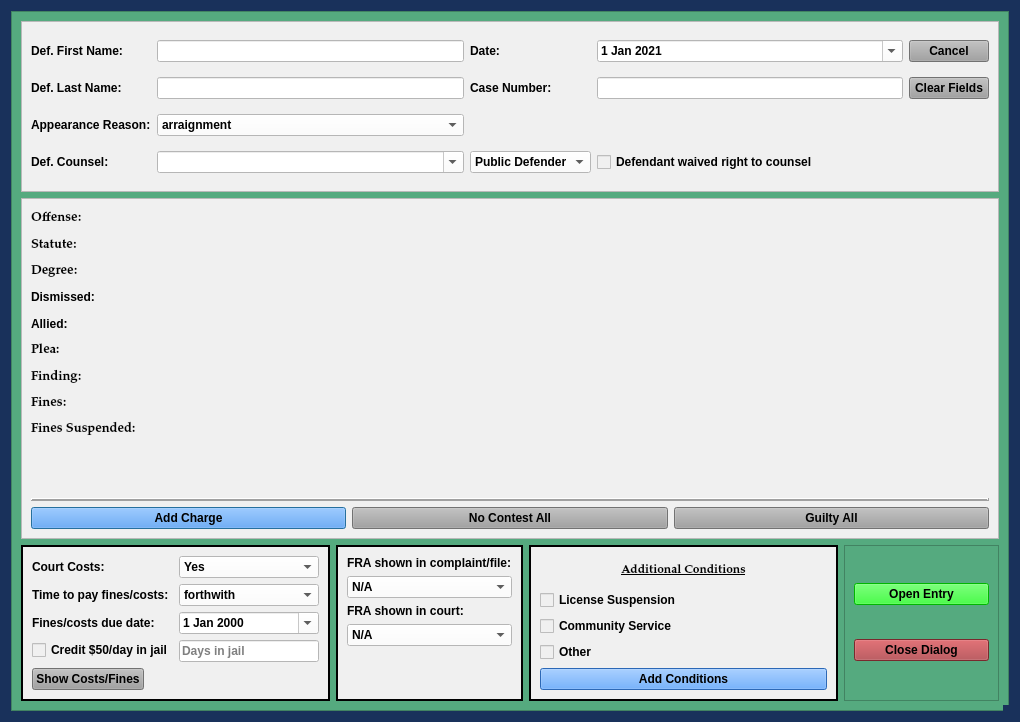
<?xml version="1.0" encoding="UTF-8"?>
<ui version="4.0">
 <class>FineOnlyPleaDialog</class>
 <widget class="QDialog" name="FineOnlyPleaDialog">
  <property name="windowModality">
   <enum>Qt::NonModal</enum>
  </property>
  <property name="geometry">
   <rect>
    <x>0</x>
    <y>0</y>
    <width>1020</width>
    <height>722</height>
   </rect>
  </property>
  <property name="sizePolicy">
   <sizepolicy hsizetype="Minimum" vsizetype="Minimum">
    <horstretch>0</horstretch>
    <verstretch>0</verstretch>
   </sizepolicy>
  </property>
  <property name="minimumSize">
   <size>
    <width>0</width>
    <height>0</height>
   </size>
  </property>
  <property name="maximumSize">
   <size>
    <width>2500</width>
    <height>3500</height>
   </size>
  </property>
  <property name="palette">
   <palette>
    <active>
     <colorrole role="Button">
      <brush brushstyle="SolidPattern">
       <color alpha="255">
        <red>25</red>
        <green>49</green>
        <blue>91</blue>
       </color>
      </brush>
     </colorrole>
     <colorrole role="Base">
      <brush brushstyle="SolidPattern">
       <color alpha="255">
        <red>25</red>
        <green>49</green>
        <blue>91</blue>
       </color>
      </brush>
     </colorrole>
     <colorrole role="Window">
      <brush brushstyle="SolidPattern">
       <color alpha="255">
        <red>25</red>
        <green>49</green>
        <blue>91</blue>
       </color>
      </brush>
     </colorrole>
    </active>
    <inactive>
     <colorrole role="Button">
      <brush brushstyle="SolidPattern">
       <color alpha="255">
        <red>25</red>
        <green>49</green>
        <blue>91</blue>
       </color>
      </brush>
     </colorrole>
     <colorrole role="Base">
      <brush brushstyle="SolidPattern">
       <color alpha="255">
        <red>25</red>
        <green>49</green>
        <blue>91</blue>
       </color>
      </brush>
     </colorrole>
     <colorrole role="Window">
      <brush brushstyle="SolidPattern">
       <color alpha="255">
        <red>25</red>
        <green>49</green>
        <blue>91</blue>
       </color>
      </brush>
     </colorrole>
    </inactive>
    <disabled>
     <colorrole role="Button">
      <brush brushstyle="SolidPattern">
       <color alpha="255">
        <red>25</red>
        <green>49</green>
        <blue>91</blue>
       </color>
      </brush>
     </colorrole>
     <colorrole role="Base">
      <brush brushstyle="SolidPattern">
       <color alpha="255">
        <red>25</red>
        <green>49</green>
        <blue>91</blue>
       </color>
      </brush>
     </colorrole>
     <colorrole role="Window">
      <brush brushstyle="SolidPattern">
       <color alpha="255">
        <red>25</red>
        <green>49</green>
        <blue>91</blue>
       </color>
      </brush>
     </colorrole>
    </disabled>
   </palette>
  </property>
  <property name="font">
   <font>
    <family>Palatino Linotype</family>
    <pointsize>10</pointsize>
    <weight>75</weight>
    <italic>false</italic>
    <bold>true</bold>
   </font>
  </property>
  <property name="windowTitle">
   <string>Fine Only Plea Case Information</string>
  </property>
  <property name="toolTip">
   <string/>
  </property>
  <property name="styleSheet">
   <string notr="true">background-color: rgb(25, 49, 91);
font: 75 10pt &quot;Palatino Linotype&quot;;
font-weight: bold;</string>
  </property>
  <property name="sizeGripEnabled">
   <bool>true</bool>
  </property>
  <property name="modal">
   <bool>true</bool>
  </property>
  <layout class="QVBoxLayout" name="verticalLayout" stretch="0">
   <item>
    <widget class="QScrollArea" name="scrollArea">
     <property name="styleSheet">
      <string notr="true">background-color: rgb(85, 170, 127);</string>
     </property>
     <property name="widgetResizable">
      <bool>true</bool>
     </property>
     <widget class="QWidget" name="scrollAreaWidgetContents_2">
      <property name="geometry">
       <rect>
        <x>0</x>
        <y>0</y>
        <width>1000</width>
        <height>702</height>
       </rect>
      </property>
      <layout class="QGridLayout" name="gridLayout_2" rowstretch="1,2,0" columnstretch="2,1,2,1">
       <item row="1" column="0" colspan="4">
        <widget class="QFrame" name="frame">
         <property name="sizePolicy">
          <sizepolicy hsizetype="Preferred" vsizetype="Preferred">
           <horstretch>0</horstretch>
           <verstretch>0</verstretch>
          </sizepolicy>
         </property>
         <property name="styleSheet">
          <string notr="true">background-color: rgb(240, 240, 240);</string>
         </property>
         <property name="frameShape">
          <enum>QFrame::StyledPanel</enum>
         </property>
         <property name="frameShadow">
          <enum>QFrame::Raised</enum>
         </property>
         <layout class="QVBoxLayout" name="verticalLayout_2">
          <item>
           <layout class="QGridLayout" name="gridLayout_3">
            <item row="2" column="1">
             <widget class="QPushButton" name="no_contest_all_Button">
              <property name="sizePolicy">
               <sizepolicy hsizetype="Preferred" vsizetype="Fixed">
                <horstretch>0</horstretch>
                <verstretch>0</verstretch>
               </sizepolicy>
              </property>
              <property name="focusPolicy">
               <enum>Qt::NoFocus</enum>
              </property>
              <property name="styleSheet">
               <string notr="true">background-color: rgb(160, 160, 160);</string>
              </property>
              <property name="text">
               <string>No Contest All</string>
              </property>
             </widget>
            </item>
            <item row="0" column="0" colspan="3">
             <layout class="QGridLayout" name="charges_gridLayout">
              <item row="1" column="0">
               <widget class="QLabel" name="statute_label">
                <property name="font">
                 <font>
                  <family>Palatino Linotype</family>
                  <pointsize>10</pointsize>
                  <weight>75</weight>
                  <italic>false</italic>
                  <bold>true</bold>
                 </font>
                </property>
                <property name="text">
                 <string>Statute:</string>
                </property>
               </widget>
              </item>
              <item row="4" column="0">
               <widget class="QLabel" name="allied_label">
                <property name="text">
                 <string>Allied:</string>
                </property>
               </widget>
              </item>
              <item row="5" column="0">
               <widget class="QLabel" name="plea_label">
                <property name="font">
                 <font>
                  <family>Palatino Linotype</family>
                  <pointsize>10</pointsize>
                  <weight>75</weight>
                  <italic>false</italic>
                  <bold>true</bold>
                 </font>
                </property>
                <property name="text">
                 <string>Plea:</string>
                </property>
               </widget>
              </item>
              <item row="2" column="0">
               <widget class="QLabel" name="degree_label">
                <property name="font">
                 <font>
                  <family>Palatino Linotype</family>
                  <pointsize>10</pointsize>
                  <weight>75</weight>
                  <italic>false</italic>
                  <bold>true</bold>
                 </font>
                </property>
                <property name="text">
                 <string>Degree:</string>
                </property>
               </widget>
              </item>
              <item row="6" column="0">
               <widget class="QLabel" name="finding_label">
                <property name="font">
                 <font>
                  <family>Palatino Linotype</family>
                  <pointsize>10</pointsize>
                  <weight>75</weight>
                  <italic>false</italic>
                  <bold>true</bold>
                 </font>
                </property>
                <property name="text">
                 <string>Finding:</string>
                </property>
               </widget>
              </item>
              <item row="0" column="0">
               <widget class="QLabel" name="offense_label">
                <property name="font">
                 <font>
                  <family>Palatino Linotype</family>
                  <pointsize>10</pointsize>
                  <weight>75</weight>
                  <italic>false</italic>
                  <bold>true</bold>
                 </font>
                </property>
                <property name="text">
                 <string>Offense:</string>
                </property>
                <property name="wordWrap">
                 <bool>true</bool>
                </property>
               </widget>
              </item>
              <item row="8" column="0">
               <widget class="QLabel" name="fines_suspended_label">
                <property name="font">
                 <font>
                  <family>Palatino Linotype</family>
                  <pointsize>10</pointsize>
                  <weight>75</weight>
                  <italic>false</italic>
                  <bold>true</bold>
                 </font>
                </property>
                <property name="text">
                 <string>Fines Suspended:</string>
                </property>
               </widget>
              </item>
              <item row="10" column="0">
               <widget class="QLabel" name="label_5">
                <property name="text">
                 <string/>
                </property>
               </widget>
              </item>
              <item row="7" column="0">
               <widget class="QLabel" name="fines_label">
                <property name="font">
                 <font>
                  <family>Palatino Linotype</family>
                  <pointsize>10</pointsize>
                  <weight>75</weight>
                  <italic>false</italic>
                  <bold>true</bold>
                 </font>
                </property>
                <property name="text">
                 <string>Fines:</string>
                </property>
               </widget>
              </item>
              <item row="9" column="0">
               <widget class="QLabel" name="amend_row_label">
                <property name="text">
                 <string/>
                </property>
               </widget>
              </item>
              <item row="3" column="0">
               <widget class="QLabel" name="dismissed_label">
                <property name="text">
                 <string>Dismissed:</string>
                </property>
               </widget>
              </item>
             </layout>
            </item>
            <item row="2" column="2">
             <widget class="QPushButton" name="guilty_all_Button">
              <property name="sizePolicy">
               <sizepolicy hsizetype="Preferred" vsizetype="Fixed">
                <horstretch>0</horstretch>
                <verstretch>0</verstretch>
               </sizepolicy>
              </property>
              <property name="focusPolicy">
               <enum>Qt::NoFocus</enum>
              </property>
              <property name="styleSheet">
               <string notr="true">background-color: rgb(160, 160, 160);</string>
              </property>
              <property name="text">
               <string>Guilty All</string>
              </property>
             </widget>
            </item>
            <item row="2" column="0">
             <widget class="QPushButton" name="add_charge_Button">
              <property name="styleSheet">
               <string notr="true">background-color: rgb(62, 146, 255)</string>
              </property>
              <property name="text">
               <string>Add Charge</string>
              </property>
             </widget>
            </item>
            <item row="1" column="0" colspan="3">
             <widget class="Line" name="line">
              <property name="frameShadow">
               <enum>QFrame::Raised</enum>
              </property>
              <property name="lineWidth">
               <number>2</number>
              </property>
              <property name="orientation">
               <enum>Qt::Horizontal</enum>
              </property>
             </widget>
            </item>
           </layout>
          </item>
         </layout>
        </widget>
       </item>
       <item row="2" column="0">
        <widget class="QFrame" name="frame_5">
         <property name="sizePolicy">
          <sizepolicy hsizetype="Preferred" vsizetype="Preferred">
           <horstretch>0</horstretch>
           <verstretch>0</verstretch>
          </sizepolicy>
         </property>
         <property name="styleSheet">
          <string notr="true">background-color: rgb(240, 240, 240);</string>
         </property>
         <property name="frameShape">
          <enum>QFrame::Box</enum>
         </property>
         <property name="frameShadow">
          <enum>QFrame::Plain</enum>
         </property>
         <property name="lineWidth">
          <number>2</number>
         </property>
         <layout class="QFormLayout" name="formLayout">
          <item row="0" column="0">
           <widget class="QLabel" name="label_11">
            <property name="text">
             <string>Court Costs:</string>
            </property>
           </widget>
          </item>
          <item row="0" column="1">
           <widget class="QComboBox" name="court_costs_box">
            <property name="styleSheet">
             <string notr="true">background-color: rgb(255, 255, 255);</string>
            </property>
            <item>
             <property name="text">
              <string>Yes</string>
             </property>
            </item>
            <item>
             <property name="text">
              <string>Waived</string>
             </property>
            </item>
            <item>
             <property name="text">
              <string>No</string>
             </property>
            </item>
           </widget>
          </item>
          <item row="1" column="0">
           <widget class="QLabel" name="label_9">
            <property name="text">
             <string>Time to pay fines/costs:</string>
            </property>
           </widget>
          </item>
          <item row="1" column="1">
           <widget class="QComboBox" name="ability_to_pay_box">
            <property name="styleSheet">
             <string notr="true">background-color: rgb(255, 255, 255);</string>
            </property>
            <item>
             <property name="text">
              <string>forthwith</string>
             </property>
            </item>
            <item>
             <property name="text">
              <string>within 30 days</string>
             </property>
            </item>
            <item>
             <property name="text">
              <string>within 60 days</string>
             </property>
            </item>
            <item>
             <property name="text">
              <string>within 90 days</string>
             </property>
            </item>
           </widget>
          </item>
          <item row="2" column="0">
           <widget class="QLabel" name="label_18">
            <property name="text">
             <string>Fines/costs due date:</string>
            </property>
           </widget>
          </item>
          <item row="2" column="1">
           <widget class="QDateEdit" name="balance_due_date">
            <property name="styleSheet">
             <string notr="true">color: rgb(0, 0, 0);
background-color: rgb(255, 255, 255);</string>
            </property>
            <property name="calendarPopup">
             <bool>true</bool>
            </property>
           </widget>
          </item>
          <item row="3" column="0">
           <widget class="QCheckBox" name="credit_for_jail_checkBox">
            <property name="text">
             <string>Credit $50/day in jail</string>
            </property>
           </widget>
          </item>
          <item row="3" column="1">
           <widget class="QLineEdit" name="jail_time_credit_box">
            <property name="styleSheet">
             <string notr="true">background-color: rgb(255, 255, 255);</string>
            </property>
            <property name="placeholderText">
             <string>Days in jail</string>
            </property>
           </widget>
          </item>
          <item row="4" column="0">
           <widget class="QPushButton" name="costs_and_fines_Button">
            <property name="sizePolicy">
             <sizepolicy hsizetype="Preferred" vsizetype="Fixed">
              <horstretch>0</horstretch>
              <verstretch>0</verstretch>
             </sizepolicy>
            </property>
            <property name="focusPolicy">
             <enum>Qt::NoFocus</enum>
            </property>
            <property name="styleSheet">
             <string notr="true">background-color: rgb(160, 160, 160);</string>
            </property>
            <property name="text">
             <string>Show Costs/Fines</string>
            </property>
            <property name="flat">
             <bool>false</bool>
            </property>
           </widget>
          </item>
         </layout>
        </widget>
       </item>
       <item row="0" column="0" colspan="4">
        <widget class="QFrame" name="case_name_Frame">
         <property name="sizePolicy">
          <sizepolicy hsizetype="Preferred" vsizetype="Preferred">
           <horstretch>0</horstretch>
           <verstretch>0</verstretch>
          </sizepolicy>
         </property>
         <property name="styleSheet">
          <string notr="true">background-color: rgb(240, 240, 240);</string>
         </property>
         <property name="frameShape">
          <enum>QFrame::StyledPanel</enum>
         </property>
         <property name="frameShadow">
          <enum>QFrame::Raised</enum>
         </property>
         <layout class="QGridLayout" name="gridLayout">
          <item row="1" column="1">
           <widget class="QLineEdit" name="defendant_last_name_lineEdit">
            <property name="enabled">
             <bool>true</bool>
            </property>
            <property name="styleSheet">
             <string notr="true">background-color: rgb(255, 255, 255);</string>
            </property>
           </widget>
          </item>
          <item row="0" column="4">
           <widget class="QPushButton" name="cancel_Button">
            <property name="focusPolicy">
             <enum>Qt::NoFocus</enum>
            </property>
            <property name="styleSheet">
             <string notr="true">background-color: rgb(160, 160, 160);</string>
            </property>
            <property name="text">
             <string>Cancel</string>
            </property>
           </widget>
          </item>
          <item row="1" column="2">
           <widget class="QLabel" name="label_3">
            <property name="text">
             <string>Case Number:</string>
            </property>
           </widget>
          </item>
          <item row="1" column="4">
           <widget class="QPushButton" name="clear_fields_case_Button">
            <property name="focusPolicy">
             <enum>Qt::NoFocus</enum>
            </property>
            <property name="styleSheet">
             <string notr="true">background-color: rgb(160, 160, 160);</string>
            </property>
            <property name="text">
             <string>Clear Fields</string>
            </property>
           </widget>
          </item>
          <item row="0" column="1">
           <widget class="QLineEdit" name="defendant_first_name_lineEdit">
            <property name="maximumSize">
             <size>
              <width>500</width>
              <height>16777215</height>
             </size>
            </property>
            <property name="styleSheet">
             <string notr="true">background-color: rgb(255, 255, 255);</string>
            </property>
           </widget>
          </item>
          <item row="0" column="0">
           <widget class="QLabel" name="label">
            <property name="text">
             <string>Def. First Name:</string>
            </property>
           </widget>
          </item>
          <item row="1" column="0">
           <widget class="QLabel" name="label_2">
            <property name="text">
             <string>Def. Last Name:</string>
            </property>
           </widget>
          </item>
          <item row="0" column="3">
           <widget class="QDateEdit" name="plea_trial_date">
            <property name="focusPolicy">
             <enum>Qt::NoFocus</enum>
            </property>
            <property name="styleSheet">
             <string notr="true">color: rgb(0, 0, 0);
background-color: rgb(255, 255, 255);</string>
            </property>
            <property name="minimumDate">
             <date>
              <year>2021</year>
              <month>1</month>
              <day>1</day>
             </date>
            </property>
            <property name="calendarPopup">
             <bool>true</bool>
            </property>
            <property name="date">
             <date>
              <year>2021</year>
              <month>1</month>
              <day>1</day>
             </date>
            </property>
           </widget>
          </item>
          <item row="0" column="2">
           <widget class="QLabel" name="label_26">
            <property name="text">
             <string>Date:</string>
            </property>
           </widget>
          </item>
          <item row="4" column="0">
           <widget class="QLabel" name="label_8">
            <property name="text">
             <string>Def. Counsel:</string>
            </property>
           </widget>
          </item>
          <item row="4" column="3">
           <widget class="QCheckBox" name="defense_counsel_waived_checkBox">
            <property name="text">
             <string>Defendant waived right to counsel</string>
            </property>
           </widget>
          </item>
          <item row="4" column="2">
           <widget class="QComboBox" name="defense_counsel_type_box">
            <property name="styleSheet">
             <string notr="true">background-color: rgb(255, 255, 255);</string>
            </property>
            <item>
             <property name="text">
              <string>Public Defender</string>
             </property>
            </item>
            <item>
             <property name="text">
              <string>Private Counsel</string>
             </property>
            </item>
           </widget>
          </item>
          <item row="4" column="1">
           <widget class="QComboBox" name="defense_counsel_name_box">
            <property name="styleSheet">
             <string notr="true">background-color: rgb(255, 255, 255);</string>
            </property>
            <property name="editable">
             <bool>true</bool>
            </property>
           </widget>
          </item>
          <item row="1" column="3">
           <widget class="QLineEdit" name="case_number_lineEdit">
            <property name="maximumSize">
             <size>
              <width>500</width>
              <height>16777215</height>
             </size>
            </property>
            <property name="styleSheet">
             <string notr="true">background-color: rgb(255, 255, 255);</string>
            </property>
           </widget>
          </item>
          <item row="3" column="0">
           <widget class="QLabel" name="label_4">
            <property name="text">
             <string>Appearance Reason:</string>
            </property>
           </widget>
          </item>
          <item row="3" column="1">
           <widget class="QComboBox" name="appearance_reason_box">
            <property name="styleSheet">
             <string notr="true">background-color: rgb(255, 255, 255);</string>
            </property>
            <item>
             <property name="text">
              <string>arraignment</string>
             </property>
            </item>
            <item>
             <property name="text">
              <string>change of plea</string>
             </property>
            </item>
            <item>
             <property name="text">
              <string>trial to court</string>
             </property>
            </item>
            <item>
             <property name="text">
              <string>jury trial</string>
             </property>
            </item>
            <item>
             <property name="text">
              <string>LEAP sentencing</string>
             </property>
            </item>
           </widget>
          </item>
         </layout>
        </widget>
       </item>
       <item row="2" column="2">
        <widget class="QFrame" name="frame_6">
         <property name="sizePolicy">
          <sizepolicy hsizetype="Preferred" vsizetype="Preferred">
           <horstretch>0</horstretch>
           <verstretch>0</verstretch>
          </sizepolicy>
         </property>
         <property name="styleSheet">
          <string notr="true">background-color: rgb(240, 240, 240);
font: 75 9pt &quot;Palatino Linotype&quot;;
font-weight: bold;</string>
         </property>
         <property name="frameShape">
          <enum>QFrame::Box</enum>
         </property>
         <property name="frameShadow">
          <enum>QFrame::Plain</enum>
         </property>
         <property name="lineWidth">
          <number>2</number>
         </property>
         <layout class="QGridLayout" name="gridLayout_4">
          <item row="0" column="0">
           <widget class="QLabel" name="label_24">
            <property name="font">
             <font>
              <family>Palatino Linotype</family>
              <pointsize>9</pointsize>
              <weight>75</weight>
              <italic>false</italic>
              <bold>true</bold>
              <underline>true</underline>
             </font>
            </property>
            <property name="text">
             <string>Additional Conditions</string>
            </property>
            <property name="alignment">
             <set>Qt::AlignCenter</set>
            </property>
           </widget>
          </item>
          <item row="1" column="0">
           <widget class="QCheckBox" name="license_suspension_checkBox">
            <property name="text">
             <string>License Suspension</string>
            </property>
           </widget>
          </item>
          <item row="2" column="0">
           <widget class="QCheckBox" name="community_service_checkBox">
            <property name="text">
             <string>Community Service</string>
            </property>
           </widget>
          </item>
          <item row="4" column="0">
           <widget class="QPushButton" name="add_conditions_Button">
            <property name="styleSheet">
             <string notr="true">background-color: rgb(62, 146, 255)</string>
            </property>
            <property name="text">
             <string>Add Conditions</string>
            </property>
            <property name="autoDefault">
             <bool>false</bool>
            </property>
           </widget>
          </item>
          <item row="3" column="0">
           <widget class="QCheckBox" name="other_conditions_checkBox">
            <property name="enabled">
             <bool>true</bool>
            </property>
            <property name="focusPolicy">
             <enum>Qt::StrongFocus</enum>
            </property>
            <property name="text">
             <string>Other</string>
            </property>
           </widget>
          </item>
         </layout>
        </widget>
       </item>
       <item row="2" column="3">
        <widget class="QFrame" name="frame_2">
         <property name="frameShape">
          <enum>QFrame::StyledPanel</enum>
         </property>
         <property name="frameShadow">
          <enum>QFrame::Raised</enum>
         </property>
         <layout class="QGridLayout" name="gridLayout_6">
          <item row="3" column="0">
           <widget class="QPushButton" name="close_dialog_Button">
            <property name="focusPolicy">
             <enum>Qt::NoFocus</enum>
            </property>
            <property name="styleSheet">
             <string notr="true">background-color: rgb(170, 58, 63);</string>
            </property>
            <property name="text">
             <string>Close Dialog</string>
            </property>
            <property name="autoDefault">
             <bool>false</bool>
            </property>
           </widget>
          </item>
          <item row="2" column="0">
           <widget class="QPushButton" name="create_entry_Button">
            <property name="styleSheet">
             <string notr="true">background-color: rgb(0, 255, 0);
</string>
            </property>
            <property name="text">
             <string>Open Entry</string>
            </property>
            <property name="autoDefault">
             <bool>false</bool>
            </property>
           </widget>
          </item>
         </layout>
        </widget>
       </item>
       <item row="2" column="1">
        <widget class="QFrame" name="fra_frame">
         <property name="sizePolicy">
          <sizepolicy hsizetype="Preferred" vsizetype="Preferred">
           <horstretch>0</horstretch>
           <verstretch>0</verstretch>
          </sizepolicy>
         </property>
         <property name="styleSheet">
          <string notr="true">background-color: rgb(240, 240, 240);</string>
         </property>
         <property name="frameShape">
          <enum>QFrame::Box</enum>
         </property>
         <property name="frameShadow">
          <enum>QFrame::Plain</enum>
         </property>
         <property name="lineWidth">
          <number>2</number>
         </property>
         <layout class="QFormLayout" name="formLayout_2">
          <item row="2" column="0">
           <widget class="QLabel" name="label_22">
            <property name="text">
             <string>FRA shown in court:</string>
            </property>
           </widget>
          </item>
          <item row="0" column="0">
           <widget class="QLabel" name="label_21">
            <property name="text">
             <string>FRA shown in complaint/file:</string>
            </property>
           </widget>
          </item>
          <item row="3" column="0" colspan="2">
           <widget class="QComboBox" name="fra_in_court_box">
            <property name="styleSheet">
             <string notr="true">background-color: rgb(255, 255, 255);</string>
            </property>
            <item>
             <property name="text">
              <string>N/A</string>
             </property>
            </item>
            <item>
             <property name="text">
              <string>Yes</string>
             </property>
            </item>
            <item>
             <property name="text">
              <string>No</string>
             </property>
            </item>
           </widget>
          </item>
          <item row="1" column="0" colspan="2">
           <widget class="QComboBox" name="fra_in_file_box">
            <property name="styleSheet">
             <string notr="true">background-color: rgb(255, 255, 255);</string>
            </property>
            <item>
             <property name="text">
              <string>N/A</string>
             </property>
            </item>
            <item>
             <property name="text">
              <string>Yes</string>
             </property>
            </item>
            <item>
             <property name="text">
              <string>No</string>
             </property>
            </item>
           </widget>
          </item>
         </layout>
        </widget>
       </item>
      </layout>
     </widget>
    </widget>
   </item>
  </layout>
 </widget>
 <tabstops>
  <tabstop>defendant_first_name_lineEdit</tabstop>
  <tabstop>defendant_last_name_lineEdit</tabstop>
  <tabstop>case_number_lineEdit</tabstop>
  <tabstop>defense_counsel_name_box</tabstop>
  <tabstop>defense_counsel_type_box</tabstop>
  <tabstop>defense_counsel_waived_checkBox</tabstop>
  <tabstop>court_costs_box</tabstop>
  <tabstop>ability_to_pay_box</tabstop>
  <tabstop>balance_due_date</tabstop>
  <tabstop>license_suspension_checkBox</tabstop>
  <tabstop>community_service_checkBox</tabstop>
  <tabstop>other_conditions_checkBox</tabstop>
  <tabstop>add_conditions_Button</tabstop>
  <tabstop>create_entry_Button</tabstop>
  <tabstop>close_dialog_Button</tabstop>
 </tabstops>
 <resources/>
 <connections/>
 <slots>
  <slot>create_entry()</slot>
  <slot>continue_dialog()</slot>
  <slot>close_window()</slot>
  <slot>set_dialog()</slot>
  <slot>update_case_information()</slot>
  <slot>ovi_dialog()</slot>
  <slot>sentencing_dialog()</slot>
  <slot>proceed_to_sentencing()</slot>
  <slot>proceed_to_ovi()</slot>
  <slot>add_charge()</slot>
  <slot>set_statute()</slot>
  <slot>set_pay_date()</slot>
  <slot>amend_offense()</slot>
  <slot>set_offense()</slot>
  <slot>add_charge_to_view()</slot>
  <slot>delete_charge()</slot>
  <slot>delete_charge_from_view()</slot>
  <slot>close_event()</slot>
  <slot>set_fra_in_file()</slot>
  <slot>set_fra_in_court()</slot>
  <slot>start_add_conditions_dialog()</slot>
  <slot>start_amend_offense_dialog()</slot>
 </slots>
</ui>
